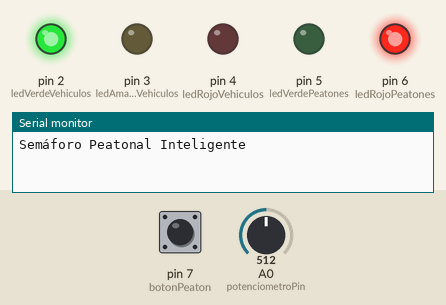
Recording of a sketch running on a simulated Arduino Uno, built with avr-gcc and run on an emulated ATmega328P. Parts: output pins drawn as LEDs (lit = HIGH), the last lines printed to the serial monitor. The test bench sets the inputs (shaded band); at power-on: pin 7 (botonPeaton) LOW, A0 (potenciometroPin) = 512.

Above: at 1.2 s.
1.3 s: pin 7 (botonPeaton) pulled HIGH for 0.15 s
At 2.6 s:
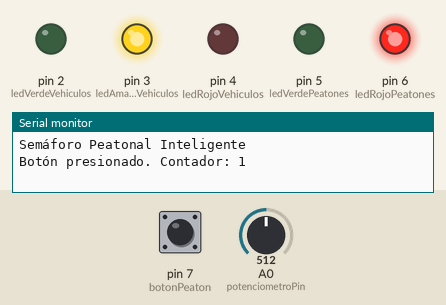
At 3.6 s:
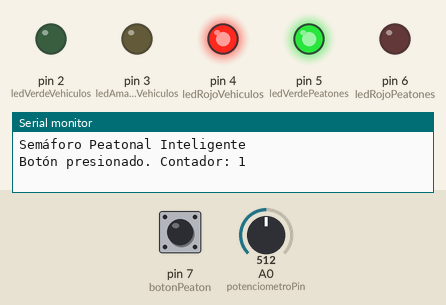
Timing chart, 0 to 10.8 s (numbered marks = the images above; inputs shaded):
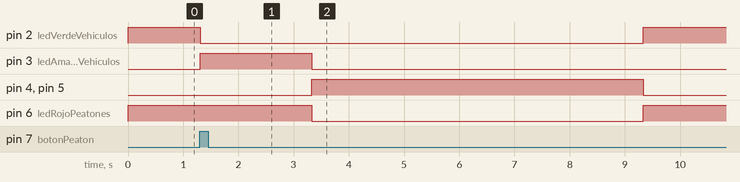

Measured:
- after the input at 1.3 s, pin 2 (ledVerdeVehiculos): HIGH → LOW at once, → HIGH 8.0 s later; pin 3 (ledAmarilloVehiculos): LOW → HIGH at once, → LOW 2.0 s later; pin 4 (ledRojoVehiculos), pin 5 (ledVerdePeatones): LOW → HIGH after 2.0 s, → LOW 6.0 s later; pin 6 (ledRojoPeatones): HIGH → LOW after 2.0 s, → HIGH 6.0 s later

The sketch:

Codigo.ino
```cpp
// Configuración inicial:

//Definición de los pines (2 a 6: LEDS, 7: BOTON, A0: POTENCIADOR)

int ledVerdeVehiculos = 2;
int ledAmarilloVehiculos = 3;
int ledRojoVehiculos = 4;
int ledVerdePeatones = 5;
int ledRojoPeatones = 6;
int botonPeaton = 7;
int potenciometroPin = A0;

// Variables para el manejo del botón y contador de flancos
int contadorPeatones = 0;
int estadoBotonAnterior = LOW;

// control por tiempo
long tiempoInicioCambio = 0;
long tiempoAmarillo = 2000;
long tiempoRojoPeatones = 5000;

// Variables para potenciómetro y tiempos ajustables
int valorMinPotenciometro = 0;
int valorMaxPotenciometro = 1023;
long tiempoMinPeatones = 2000;
long tiempoMaxPeatones = 10000;

// definicion de estados de la maquina de estados
enum Estados {
  ESTADO_VEHICULOS_VERDE,
  ESTADO_VEHICULOS_AMARILLO,
  ESTADO_VEHICULOS_ROJO
};

Estados estadoActual = ESTADO_VEHICULOS_VERDE;


//Configuración de los pines en modo salida/entrada

void setup(){
    pinMode (ledVerdeVehiculos, OUTPUT);
    pinMode (ledAmarilloVehiculos, OUTPUT);
    pinMode (ledRojoVehiculos, OUTPUT);
    pinMode (ledVerdePeatones, OUTPUT);
    pinMode (ledRojoPeatones, OUTPUT);
    // Configuración del pin del boton como entrada
    pinMode (botonPeaton, INPUT);

//Comunicación serial para debug
    Serial.begin(9600);
    Serial.println("Semáforo Peatonal Inteligente");
}

void loop() {
  int estadoBotonActual = digitalRead(botonPeaton);

  // Detección de flancos
  if (estadoBotonActual == HIGH && estadoBotonAnterior == LOW) {
    contadorPeatones++;

    Serial.print("Botón presionado. Contador: ");
    Serial.println(contadorPeatones);

      if (estadoActual == ESTADO_VEHICULOS_VERDE) {
      estadoActual = ESTADO_VEHICULOS_AMARILLO;
      tiempoInicioCambio = millis();
    }
  }
  estadoBotonAnterior = estadoBotonActual;

  // Lectura del potenciómetro para ajustar tiempo rojo peatones
  int valorPotenciometro = analogRead(potenciometroPin);
  tiempoRojoPeatones = map(valorPotenciometro, valorMinPotenciometro, valorMaxPotenciometro, tiempoMinPeatones, tiempoMaxPeatones);

 // Control logico por maquina de estados
  switch (estadoActual) {
    case ESTADO_VEHICULOS_VERDE:

      digitalWrite(ledVerdeVehiculos, HIGH);
      digitalWrite(ledAmarilloVehiculos, LOW);
      digitalWrite(ledRojoVehiculos, LOW);
      digitalWrite(ledVerdePeatones, LOW);
      digitalWrite(ledRojoPeatones, HIGH);
      break;

    case ESTADO_VEHICULOS_AMARILLO:

      digitalWrite(ledVerdeVehiculos, LOW);
      digitalWrite(ledAmarilloVehiculos, HIGH);
      digitalWrite(ledRojoVehiculos, LOW);
      digitalWrite(ledVerdePeatones, LOW);
      digitalWrite(ledRojoPeatones, HIGH);

      if (millis() - tiempoInicioCambio >= tiempoAmarillo) {
        estadoActual = ESTADO_VEHICULOS_ROJO;
        tiempoInicioCambio = millis();
      }
      break;

    case ESTADO_VEHICULOS_ROJO:

      digitalWrite(ledVerdeVehiculos, LOW);
      digitalWrite(ledAmarilloVehiculos, LOW);
      digitalWrite(ledRojoVehiculos, HIGH);
      digitalWrite(ledVerdePeatones, HIGH);
      digitalWrite(ledRojoPeatones, LOW);

      if (millis() - tiempoInicioCambio >= tiempoRojoPeatones) {
        estadoActual = ESTADO_VEHICULOS_VERDE;

      }
      break;
  }
delay (10);
}
```
